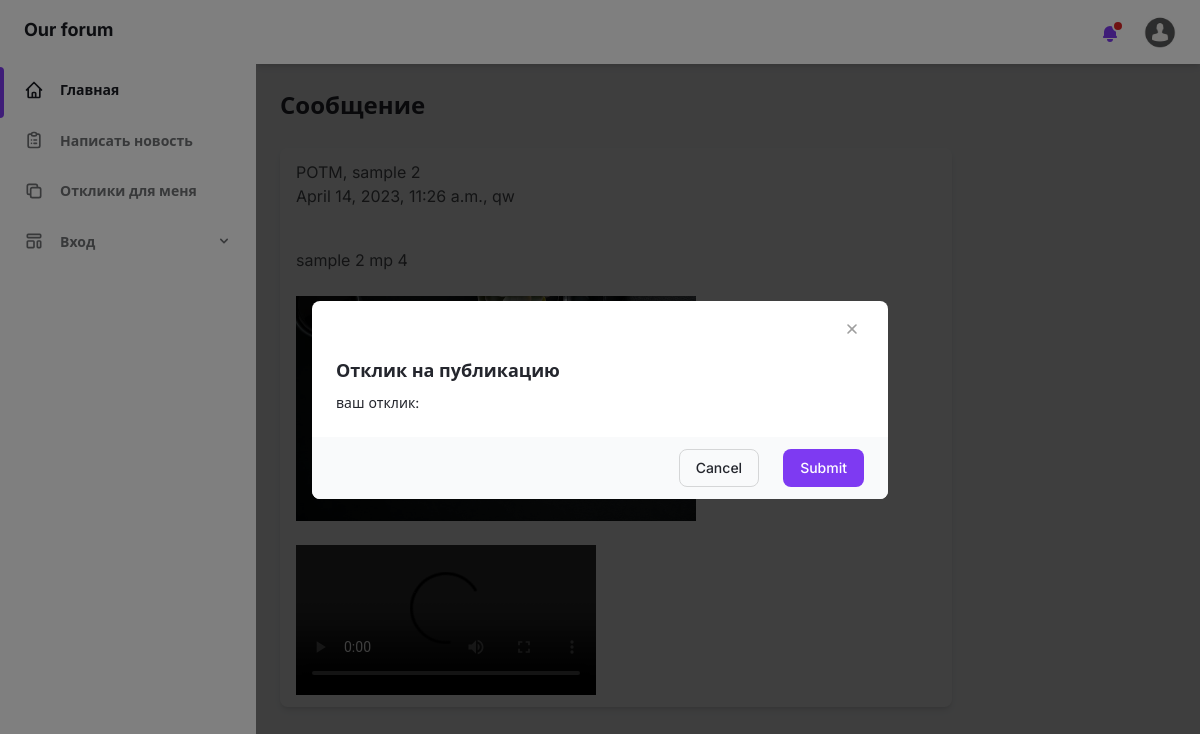
Screenshot of /25/ (signed in) with the database file from the repository.
### board/models.py (models this page shows, shortened)
class Message(models.Model):
    author = models.ForeignKey(User, on_delete=models.CASCADE)
    messageDateTime = models.DateTimeField(auto_now_add=True)
    messageTitle = models.CharField(max_length=50)
    messageText = models.TextField()
    imageName = models.CharField(max_length=15, default='image')
    messageImage = models.ImageField(upload_to='images/', null=True, blank=True, verbose_name="")
    imageVideo = models.CharField(max_length=15, default='video')
    messageVideo = models.FileField(upload_to='videos/', null=True, blank=True, verbose_name="")
    messageCategory = models.CharField(max_length=4, choices=msg_types, default=damage_dealer)

### board/views.py (the view)
# urls.py: path('<int:pk>/', MessageDetails.as_view(), name='message_details'),
class MessageDetails(DetailView):
    template_name = 'message_details.html'
    queryset = Message.objects.all()

### templates/message_details.html (shortened to what this page needs)
{% extends 'flatpages/default.html' %}
{% load static %}
{% block content %}
        <main class="h-full pb-16 overflow-y-auto">
          <div class="container grid px-6 mx-auto">
            <h2
              class="my-6 text-2xl font-semibold text-gray-700 dark:text-gray-200"
            >
              Сообщение
            </h2>
            <div
              class="max-w-2xl px-4 py-3 mb-8 bg-white rounded-lg shadow-md dark:bg-gray-800"
            >
              <p class="mb-4 text-gray-600 dark:text-gray-400">
                <span>{{ message.messageCategory }}</span>, <span>{{ message.messageTitle }}</span><br>
                <span>{{ message.messageDateTime }}</span>, <span>{{ message.author }}</span>
              </p>
              <p class="text-gray-600 dark:text-gray-400">
                <br>
                {{ message.messageText }}
              </p>
              {% if message.messageImage %}
                <p class="text-gray-600 dark:text-gray-400">
                  <br>
                </p>
              {% endif %}
              {% if message.messageVideo %}
                <p class="text-gray-600 dark:text-gray-400">
                  <br>
                  <video  controls> <source src="{{ MEDIA_URL }}{{ message.messageVideo }}" type="video/mp4"/>
                  </video>
                </p>
              {% endif %}
            </div>
          </div>
        </main>
{% endblock content %}
{% block response %}
    <div
      x-show="isModalOpen"
      x-transition:enter="transition ease-out duration-150"
      x-transition:enter-start="opacity-0"
      x-transition:enter-end="opacity-100"
      x-transition:leave="transition ease-in duration-150"
      x-transition:leave-start="opacity-100"
      x-transition:leave-end="opacity-0"
      class="fixed inset-0 z-30 flex items-end bg-black bg-opacity-50 sm:items-center sm:justify-center"
    >
      <div
        x-show="isModalOpen"
        x-transition:enter="transition ease-out duration-150"
        x-transition:enter-start="opacity-0 transform translate-y-1/2"
        x-transition:enter-end="opacity-100"
        x-transition:leave="transition ease-in duration-150"
        x-transition:leave-start="opacity-100"
        x-transition:leave-end="opacity-0  transform translate-y-1/2"
        @click.away="closeModal"
        @keydown.escape="closeModal"
        class="w-full px-6 py-4 overflow-hidden bg-white rounded-t-lg dark:bg-gray-800 sm:rounded-lg sm:m-4 sm:max-w-xl"
        role="dialog"
        id="modal"
      >
        <header class="flex justify-end">
          <button
            class="inline-flex items-center justify-center w-6 h-6 text-gray-400 transition-colors duration-150 rounded dark:hover:text-gray-200 hover: hover:text-gray-700"
            aria-label="close"
            @click="closeModal"
          >
          </button>
        </header>
        <form class="text-sm text-gray-700 dark:text-gray-400" action="{% url 'respond' message.id %}" method="POST">
          <div class="mt-4 mb-6">
            <p
              class="mb-2 text-lg font-semibold text-gray-700 dark:text-gray-300"
            >
              Отклик на публикацию
            </p>
              <label for="rsp"> ваш отклик:</label>
              <input type="text" id="rsp" name="response" maxlength="200" required>
          </div>
          <footer
            class="flex flex-col items-center justify-end px-6 py-3 -mx-6 -mb-4 space-y-4 sm:space-y-0 sm:space-x-6 sm:flex-row bg-gray-50 dark:bg-gray-800"
          >
            <button
             @click="closeModal"
              class="w-full px-5 py-3 text-sm font-medium leading-5 text-white text-gray-700 transition-colors duration-150 border border-gray-300 rounded-lg dark:text-gray-400 sm:px-4 sm:py-2 sm:w-auto active:bg-transparent hover:border-gray-500 focus:border-gray-500 active:text-gray-500 focus:outline-none focus:shadow-outline-gray"
            >
              Cancel
            </button>
            <button type="submit"
              class="w-full px-5 py-3 text-sm font-medium leading-5 text-white transition-colors duration-150 bg-purple-600 border border-transparent rounded-lg sm:w-auto sm:px-4 sm:py-2 active:bg-purple-600 hover:bg-purple-700 focus:outline-none focus:shadow-outline-purple"
            >
              Submit
            </button>
          </footer>
        </form>
      </div>
    </div>
{% endblock response %}

### rows the page displays
Message: messageCategory "POTM", messageTitle "sample 2", messageDateTime "April 14, 2023, 11:26 a.m.", author "qw", messageText "sample 2 mp 4"
